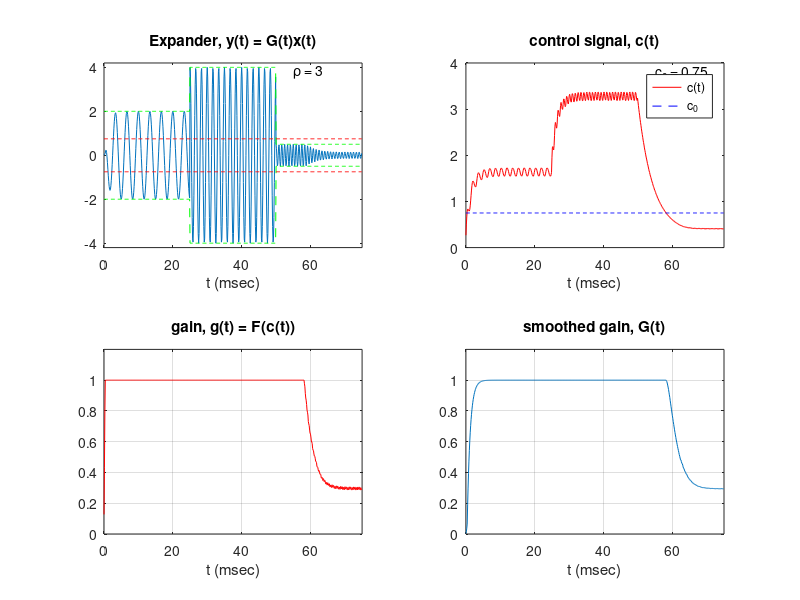

The MATLAB source for this figure:
%% Expander

%% Defining Input Signal

fs = 8000; % sampling rate
Ts = 1/fs; % sampling period
ta = 0.002; % attack time
tr = 0.01; % release time
Aa = exp(-2.3*Ts/ta); % attack forgetting factor
Ar = exp(-2.3*Ts/tr); % release forgetting factor

% Defining three sinusoids to be played consecutively
A1 = 2; % Amplitude of first sinusoid
f1 = 300; % f1 = 0.3 kHz
t1 = [0:Ts:0.025 - Ts]; % t1 from 0 to 25 msec
A2 = 4; % Amplitude of second sinusoid
f2 = 600; % f2 = 0.6 kHz
t2 = [0.025:Ts:0.05 - Ts]; % t2 from 25 msec to 50 msec
A3 = 0.5; % Amplitude of third sinusoid
f3 = 1200; % f3 = 1.2 kHz
t3 = [0.05:Ts:0.075 - Ts]; % t3 from 50 msec to 75 msec
x = [A1*cos(2*pi*f1*t1),A2*cos(2*pi*f2*t2),A3*cos(2*pi*f3*t3)];

envInTop = [A1*ones(1,200),A2*ones(1,200),A3*ones(1,200)];
envInBot = [-A1*ones(1,200),-A2*ones(1,200),-A3*ones(1,200)];
t = [t1,t2,t3];

%% Plot Input Signal
plot(t*1000,x,t*1000,envInTop,'--g',t*1000,envInBot,'--g'); 
axis([0,75,-4.2,4.2]); legend('x(t)','envelope'), 
text(60,3.8,'f_1 = 0.3 kHz');text(60,3.3,'f_2 = 0.6 kHz'); 
text(60,2.8,'f_3 = 1.2 kHz'); xlabel('t (msec)'), title('input signal, x(t)')

%% Expander Design
Aa = 0.8661; % lambda_a
Ar = 0.9717; % lambda_r
p = 3;     % rho
c0 = 0.75;      % threshold
g1 = 0;     % for EMA gain-smoothing filter, g_n
g0 = 0;             % g_{n-1}
c = 0;          % Control signal
G = 0;          % Smoothed gain
n = 1;              % Index variable
N = length(x);    % For limit on n

for n = 1:N
if abs(x(n)) >= c                   % calculate control signal
    c = Aa*c + (1 - Aa)*abs(x(n));
else
    c = Ar*c + (1 - Ar)*abs(x(n));
end

cPlot(n) = c;    % For plotting

g0 = g1;    

if c == 0        % Calculate gain signal
    g1 = 1;
elseif c <= c0 
    g1 = (c/c0)^(p-1);
else
    g1 = 1;
end

gPlot(n) = g1;    % For plotting

if g1 <= g0     % EMA smoothing filter
    G = Aa*G + (1 - Aa)*g1;
else
    G = Ar*G + (1 - Ar)*g1;
end

GPlot(n) = G;    % For plotting

y(n) = G*x(n);
end

% Output results to speakers
sound(y,fs);

% Output results to file
audiowrite('Expanded.wav',y,fs);

%% Plot Results

subplot(2,2,1)
plot(t*1000,y,t*1000,envInTop,'--g',t*1000,envInBot,'--g',...
t*1000,c0*ones(1,N),'--r',t*1000, -c0*ones(1,N),'--r')
axis([0,75,-4.2,4.2]),xlabel('t (msec)'),
title('Expander, y(t) = G(t)x(t)'), text(55,3.8,'\rho = 3')


subplot(2,2,2)
plot(t*1000,cPlot,'r',t*1000, c0*ones(1,N),'--b')
axis([0,75,0,4]),xlabel('t (msec)'),title('control signal, c(t)'),
legend('c(t)','c_0'), text(55,3.8,'c_0 = 0.75')

subplot(2,2,3)
plot(t*1000,gPlot,'r')
axis([0,75,0,1.2]),xlabel('t (msec)'),title('gain, g(t) = F(c(t))')
grid on

subplot(2,2,4)
plot(t*1000,GPlot)
axis([0,75,0,1.2]),xlabel('t (msec)'),title('smoothed gain, G(t)')
grid on
